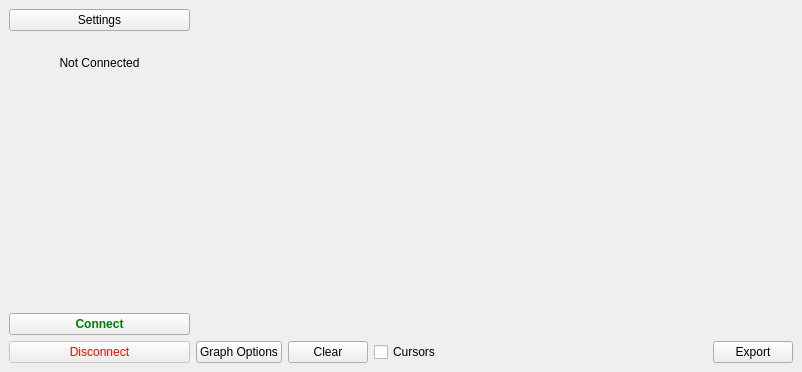
<?xml version="1.0" encoding="UTF-8"?>
<ui version="4.0">
 <class>MainWindow</class>
 <widget class="QMainWindow" name="MainWindow">
  <property name="geometry">
   <rect>
    <x>0</x>
    <y>0</y>
    <width>802</width>
    <height>372</height>
   </rect>
  </property>
  <property name="minimumSize">
   <size>
    <width>773</width>
    <height>367</height>
   </size>
  </property>
  <property name="windowTitle">
   <string>SerialScope</string>
  </property>
  <widget class="QWidget" name="centralwidget">
   <layout class="QGridLayout" name="gridLayout">
    <item row="0" column="0">
     <layout class="QHBoxLayout" name="horizontalLayout_5">
      <item>
       <layout class="QVBoxLayout" name="verticalLayout_2">
        <item>
         <layout class="QVBoxLayout" name="verticalLayout">
          <item>
           <layout class="QHBoxLayout" name="horizontalLayout_2">
            <item>
             <widget class="QPushButton" name="btnSettings">
              <property name="autoFillBackground">
               <bool>true</bool>
              </property>
              <property name="text">
               <string>Settings</string>
              </property>
             </widget>
            </item>
           </layout>
          </item>
          <item>
           <widget class="QLabel" name="labOpenPort">
            <property name="minimumSize">
             <size>
              <width>181</width>
              <height>51</height>
             </size>
            </property>
            <property name="text">
             <string>Not Connected</string>
            </property>
            <property name="alignment">
             <set>Qt::AlignCenter</set>
            </property>
           </widget>
          </item>
          <item>
           <spacer name="verticalSpacer_3">
            <property name="orientation">
             <enum>Qt::Orientation::Vertical</enum>
            </property>
            <property name="sizeHint" stdset="0">
             <size>
              <width>20</width>
              <height>40</height>
             </size>
            </property>
           </spacer>
          </item>
         </layout>
        </item>
        <item>
         <layout class="QHBoxLayout" name="horizontalLayout_4">
          <item>
           <layout class="QVBoxLayout" name="verticalLayout_4">
            <item>
             <widget class="QPushButton" name="btnConnect">
              <property name="text">
               <string>Connect</string>
              </property>
              <property name="styleSheet">
               <string notr="true">color: green; font-weight: bold;</string>
              </property>
             </widget>
            </item>
            <item>
             <widget class="QPushButton" name="btnDisconnect">
              <property name="enabled">
               <bool>false</bool>
              </property>
              <property name="text">
               <string>Disconnect</string>
              </property>
              <property name="styleSheet">
               <string notr="true">color: red;</string>
              </property>
             </widget>
            </item>
           </layout>
          </item>
         </layout>
        </item>
       </layout>
      </item>
      <item>
       <layout class="QVBoxLayout" name="verticalLayout_3">
        <item>
         <widget class="QCustomPlot" name="grafica" native="true">
          <property name="minimumSize">
           <size>
            <width>511</width>
            <height>301</height>
           </size>
          </property>
         </widget>
        </item>
        <item>
         <layout class="QHBoxLayout" name="horizontalLayout_3">
          <item>
           <widget class="QPushButton" name="btnGraphOptions">
            <property name="text">
             <string>Graph Options</string>
            </property>
           </widget>
          </item>
          <item>
           <widget class="QPushButton" name="btnClear">
            <property name="text">
             <string>Clear</string>
            </property>
           </widget>
          </item>
          <item>
           <widget class="QCheckBox" name="checkCursors">
            <property name="text">
             <string>Cursors</string>
            </property>
           </widget>
          </item>
          <item>
           <spacer name="horizontalSpacer_3">
            <property name="orientation">
             <enum>Qt::Orientation::Horizontal</enum>
            </property>
            <property name="sizeHint" stdset="0">
             <size>
              <width>40</width>
              <height>20</height>
             </size>
            </property>
           </spacer>
          </item>
          <item>
           <widget class="QPushButton" name="btnExport">
            <property name="text">
             <string>Export</string>
            </property>
           </widget>
          </item>
         </layout>
        </item>
       </layout>
      </item>
     </layout>
    </item>
   </layout>
  </widget>
 </widget>
 <customwidgets>
  <customwidget>
   <class>QCustomPlot</class>
   <extends>QWidget</extends>
   <header>qcustomplot.h</header>
   <container>1</container>
  </customwidget>
 </customwidgets>
 <resources/>
 <connections/>
</ui>
